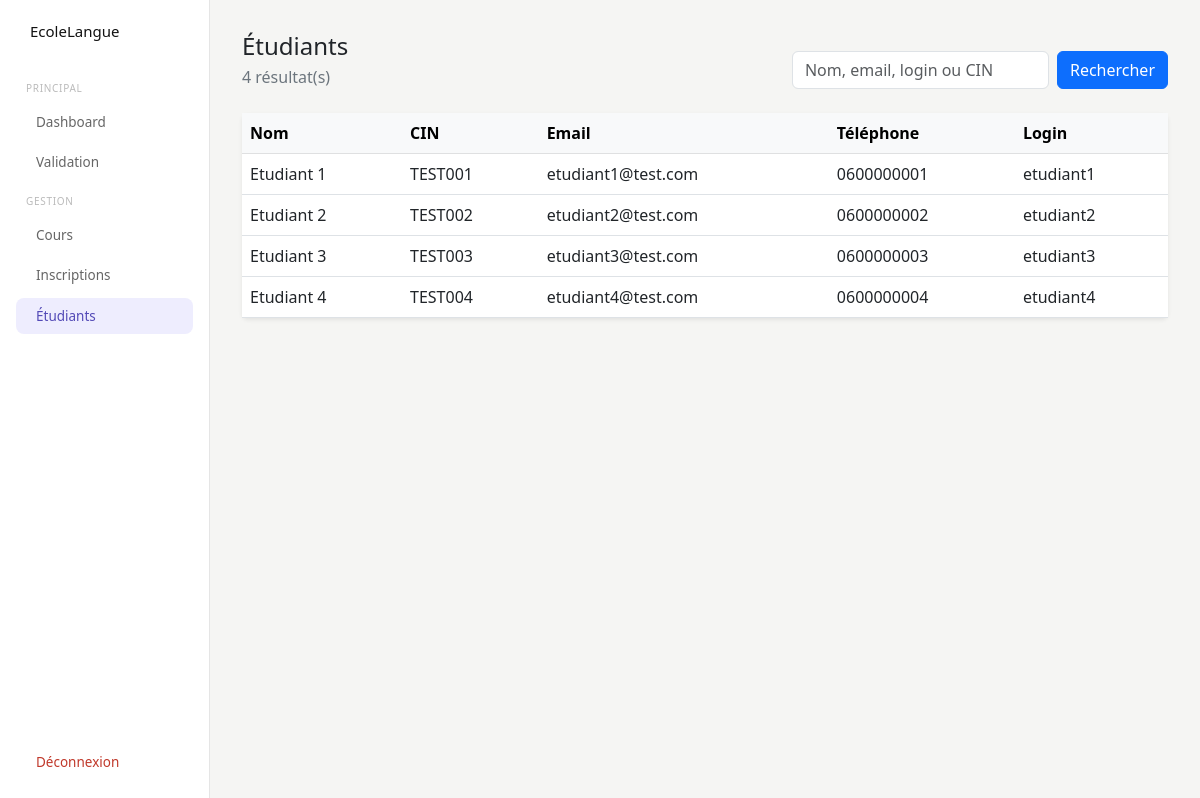
Page /etudiants.php (signed in) on the committed database.
### tables this page shows
CREATE TABLE `etudiant` (
  `idEtudiant` int(11) NOT NULL,
  `cin` varchar(50) NOT NULL,
  `nom` varchar(100) NOT NULL,
  `email` varchar(100) NOT NULL,
  `tel` varchar(50) NOT NULL,
  `login` varchar(100) NOT NULL,
  `pass` varchar(100) NOT NULL
);

### db.php (called while the page is built, shortened)
<?php
    function escape(?string $value): string
    {
        return htmlspecialchars($value ?? '', ENT_QUOTES | ENT_SUBSTITUTE, 'UTF-8');
    }
?>

### etudiants.php (the view, shortened to what this page needs)
<?php
    require_once 'db.php';
    $search = trim($_GET['q'] ?? '');
    if ($search !== '') {
        $query = $db->prepare("SELECT idEtudiant, cin, nom, email, tel, login FROM etudiant WHERE nom LIKE ? OR email LIKE ? OR login LIKE ? OR cin LIKE ? ORDER BY nom");
        $term = '%' . $search . '%';
        $query->execute([$term, $term, $term, $term]);
    } else {
        $query = $db->query("SELECT idEtudiant, cin, nom, email, tel, login FROM etudiant ORDER BY nom");
    }
    $students = $query->fetchAll();
?>
<!DOCTYPE html>
<html lang="fr">
<head>
  <link rel="stylesheet" href="https://cdn.jsdelivr.net/npm/@tabler/icons-webfont@latest/tabler-icons.min.css">
  <link href="https://cdn.jsdelivr.net/npm/bootstrap@5.3.0/dist/css/bootstrap.min.css" rel="stylesheet">
</head>
<body class="d-flex min-vh-100">
<?php include 'headerAdmin.php'; ?>
<main class="admin-main">
  <header class="d-flex flex-wrap justify-content-between align-items-end gap-3 mb-4">
    <div>
      <h1 class="h4 mb-1">Étudiants</h1>
      <p class="text-secondary mb-0"><?= count($students) ?> résultat(s)</p>
    </div>
    <form method="get" class="d-flex gap-2">
      <input class="form-control" name="q" type="search" placeholder="Nom, email, login ou CIN" value="<?= escape($search) ?>">
      <button class="btn btn-primary" type="submit">Rechercher</button>
    </form>
  </header>
  <div class="card shadow-sm border-0">
    <div class="table-wrap">
      <table class="table table-hover align-middle mb-0">
        <thead class="table-light"><tr><th>Nom</th><th>CIN</th><th>Email</th><th>Téléphone</th><th>Login</th></tr></thead>
        <tbody>
          <?php if ($students): ?>
            <?php foreach ($students as $student): ?>
              <tr>
                <td><?= escape($student['nom']) ?></td>
                <td><?= escape($student['cin']) ?></td>
                <td><?= escape($student['email']) ?></td>
                <td><?= escape($student['tel']) ?></td>
                <td><?= escape($student['login']) ?></td>
              </tr>
            <?php endforeach; ?>
          <?php else: ?>
            <tr><td colspan="5" class="text-center text-secondary py-5">Aucun étudiant trouvé.</td></tr>
          <?php endif; ?>
        </tbody>
      </table>
    </div>
  </div>
</main>
</body>
</html>

### etudiants.php (style rules this page uses)
body { background: #F5F5F3; }
.table-wrap { overflow-x: auto; }

### headerAdmin.php (style rules this page uses)
.admin-main { margin-left: 210px; padding: 2rem; flex: 1; min-width: 0; }

### rows in the picture
etudiant: nom "Etudiant 1", cin "TEST001", email "etudiant1@test.com", tel "0600000001", login "etudiant1"
etudiant: nom "Etudiant 2", cin "TEST002", email "etudiant2@test.com", tel "0600000002", login "etudiant2"
etudiant: nom "Etudiant 3", cin "TEST003", email "etudiant3@test.com", tel "0600000003", login "etudiant3"
etudiant: nom "Etudiant 4", cin "TEST004", email "etudiant4@test.com", tel "0600000004", login "etudiant4"

### other values in the picture
count($students) "4"
